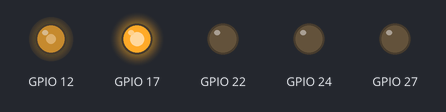
A program run on a simulated Raspberry Pi (BCM pin numbers). Parts: output pins drawn as LEDs (lit = HIGH). Threads take turns every 2 ms. At 20.0 s the program stops and its outputs stay as they are.

Above: at 0.12 s.
At 2.38 s:
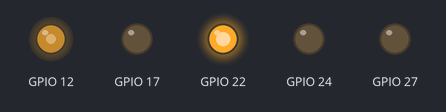
At 4.63 s:
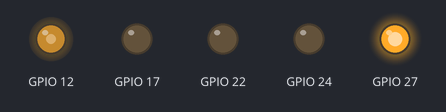
At 9.88 s:
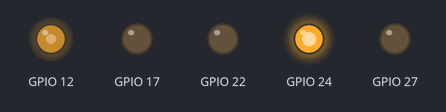
At 20.1 s:
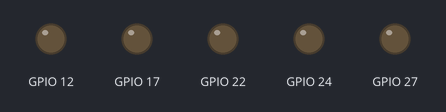
Timing chart, 0 to 21.5 s (numbered marks = the images above):
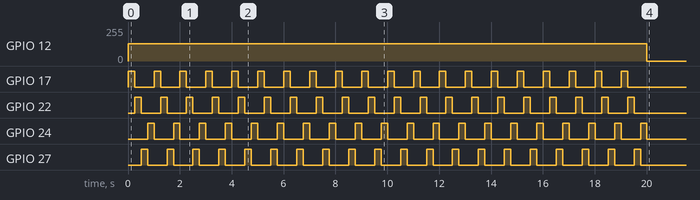

Measured:
- by itself, GPIO 12: 0/255 → 128/255 at 0.00 s, → 0/255 20.0 s later
- by itself, GPIO 17, GPIO 22, GPIO 24, GPIO 27: alternates HIGH for 0.25 s and LOW for 0.75 s, 40 changes in all, then stays LOW

The program:

threadTest.py
```python
from threading import Thread
import time
import pigpio as pg

RPi = pg.pi()
laserClockPin = 12

def main_loop():
    laserthread = LaserSim()
    laserthread.start()

    time.sleep(20) # execute while loop for 20 seconds
    laserthread.stop()

class LaserSim(Thread):

    def __init__(self):
        super(LaserSim, self).__init__()
        self.pins = [17,22,27,24]
        self._keepgoing = True

    def run(self):
        RPi.set_pull_up_down(laserClockPin,pg.PUD_DOWN)
        RPi.hardware_PWM(laserClockPin,1250,500000)
        while (self._keepgoing):
            for pin in self.pins:
                RPi.write(pin,1)
                time.sleep(0.25)
                RPi.write(pin,0)


    def stop(self):
        self._keepgoing = False
        RPi.write(laserClockPin,0)
        for pin in self.pins:
            RPi.write(pin,0)

main_loop()
```
